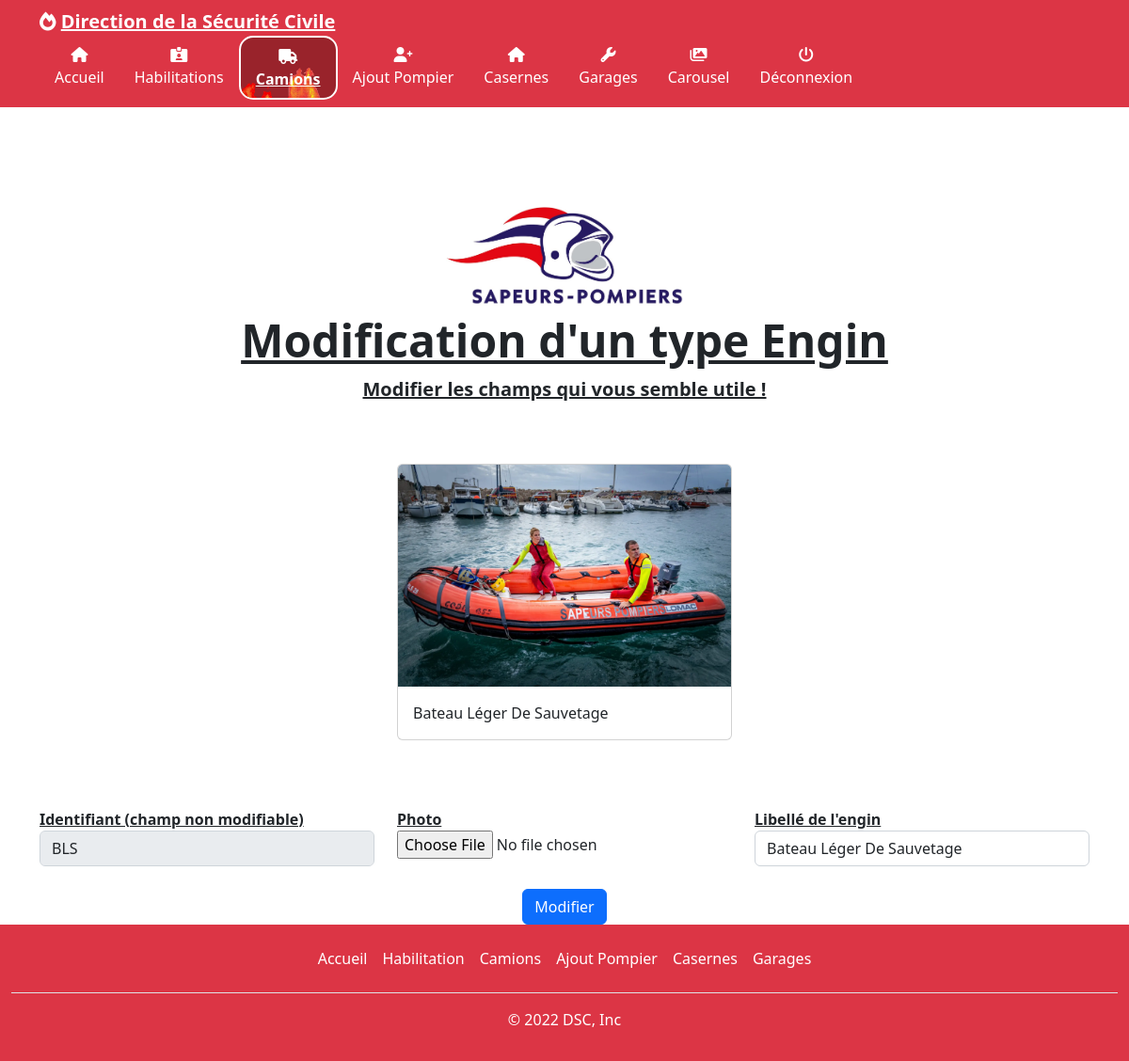
Screenshot of /ModifTypeEngin.php?id=BLS (signed in) with the database file from the repository.
### tables this page shows
CREATE TABLE `typeengin` (
  `idTypeEngin` varchar(4) NOT NULL,
  `LblEngin` varchar(45) DEFAULT NULL,
  `img` varchar(255) NOT NULL
);

### modifTypeEngin.php (the view, shortened to what this page needs)
   <?php
       require_once("./includes/connection.inc.php");
       require_once("./includes/header.inc.php");
   ?>
   <main role="main" class="mt-5">
	<?php echo generationEntete("Modification d'un type Engin", "Modifier les champs qui vous semble utile !"); ?>
	<div class="album py-5">
		<div class="container">
		<div class="row justify-content-center">
		<?php
			$id = htmlspecialchars($_GET["id"]);
               $req = $db->prepare('SELECT idTypeEngin, LblEngin, img FROM TypeEngin WHERE idTypeEngin = :mid;');
			$req->execute(array(':mid' => $id));
			$result = $req->fetchAll();
			foreach ($result as $row)
			{?>
			<div class="col-md-4">
				<div class="card mb-4 box-shadow">
				<img class="card-img-top" id="photo" src="images/engins/<?php echo $row["img"]?>" onclick="triggerClick('#image')" alt="Card image cap">
				<div class="card-body">
					<p class="card-text"> <?php echo ucwords($row["LblEngin"])?> </p>
				</div>
				</div>
			</div>
			<?php }
		?>
		</div>
		</div>
	</div>
	</main>
	<div class="container">
		<form method="post" action="ModifTypeEngin.php?nom=<?php echo ($row["img"])?>&id=<?php echo($row["idTypeEngin"])?>" id="form" enctype="multipart/form-data" novalidate>
			<div class="row">
				<div class="col-lg-4 col-sm-12">
					<label for="idTypeEngin" class="text-decoration-underline fw-bolder">Identifiant  (champ non modifiable)</label>
					<input pattern="[A-Z]{2,4}" disabled="disabled" class="form-control" value="<?php echo ($row["idTypeEngin"])?>" name="idTypeEngin" id="idTypeEngin" placeholder="Ex : EPA" required>
				</div>
				<div class="col-lg-4 col-sm-12">
					<label for="image" class="text-decoration-underline fw-bolder">Photo</label><br>
					<input type="file" accept="image/*" onchange="actualiserPhoto(this, 'photo')" id="image" name="image">
				</div>
				<div class="col-lg-4 col-sm-12">
					<label for="LblEngin" class="text-decoration-underline fw-bolder">Libellé de l'engin</label>
					<input class="form-control" name="lblengin" value="<?php echo ucwords($row["LblEngin"])?>" id="LblEngin" required>
				</div>
			</div>
			<div class="row mt-4">
				<div class="col text-center">
					<input type="submit" value="Modifier" class="btn btn-primary" name="valider" />
				</div>
			</div>
		</form>
	</div>
<?php
	include_once("./includes/footer.inc.php");
?>

### styles/style.css (style rules this page uses)
*, body { box-sizing: border-box; }

### rows the page displays
typeengin: img (picture), LblEngin "Bateau Léger De Sauvetage", idTypeEngin "BLS", lblengin "Bateau Léger De Sauvetage"

### other values shown
$titre "Modification d'un type Engin"
$sous_titre "Modifier les champs qui vous semble utile !"
